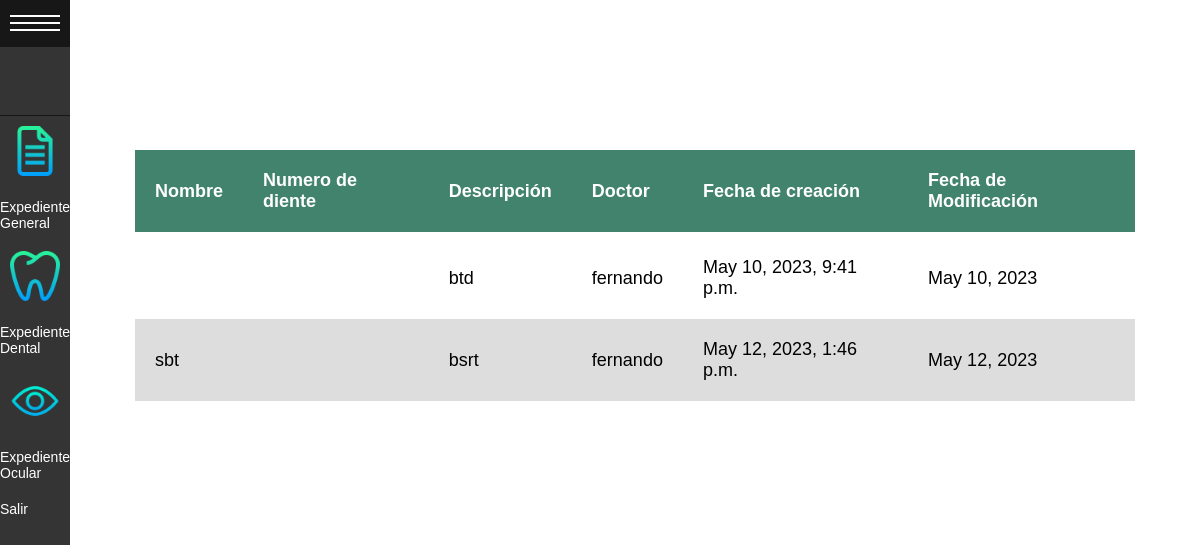
The page /patient/ (signed in) on the database its author committed.
### account/models.py (models this page shows, shortened)
class ExpedienteD(models.Model):
    idEd = models.AutoField(primary_key=True)
    nombreD = models.CharField(max_length=255, verbose_name='Nombre del paciente')
    edadD = models.CharField(max_length=255, verbose_name='Edad del paciente')
    NDiente1 = models.CharField(max_length=255, verbose_name='Nombre del diente1')
    NDiente2 = models.CharField(max_length=255, verbose_name='Nombre del diente2')
    NDiente3 = models.CharField(max_length=255, verbose_name='Nombre del diente3')
    NDiente4 = models.CharField(max_length=255, verbose_name='Nombre del diente4')
    NDiente5 = models.CharField(max_length=255, verbose_name='Nombre del diente5')
    Descripcion= models.CharField(max_length=550, verbose_name="Descripcion")
    fechaD=models.DateTimeField(auto_now_add=True)
    fecha_actD=models.DateField(auto_now=True)
    idPg = models.ForeignKey(User, blank=True, on_delete=models.CASCADE, verbose_name='Usuario paciente', related_name='paciented')
    idDd = models.ForeignKey(User, blank=True, on_delete=models.CASCADE, verbose_name='Usuario doctor', related_name='doctord')
    class Meta:
        ordering=('nombreD',)

class User (AbstractUser):
    is_admin = models.BooleanField(default=False)
    is_patient = models.BooleanField(default=False)
    is_doctor = models.BooleanField(default=False)

### account/views.py (the view)
# urls.py: path('patient/', views.viewExpediente, name='patient'),
def viewExpediente(request):
    user_id = request.user.id
    expediente = ExpedienteG.objects.filter(idPg = user_id)
    expediented = ExpedienteD.objects.filter(idPg = user_id)
    expedienteo = ExpedienteO.objects.filter(idPg = user_id)
    context = {
        "expediente": expediente,
        "expedienteo": expedienteo,
        "expediented": expediented,
    }
    return render (request, "account/patient.html", context)

### account/templates/account/patient.html (shortened to what this page needs)
{% load static %}
<!DOCTYPE html>
<html>
<head>
  <link rel="stylesheet" href="{% static 'sidemenu.css' %}">
  <link rel="stylesheet" href="{% static 'tabla.css' %}">
</head>
<body>
  <div id="sidemenu" class="menu-collapsed">
    <div id="header">
      <div id="menu-btn">
        <div class="btn-hamburger"></div>
        <div class="btn-hamburger"></div>
        <div class="btn-hamburger"></div>
      </div>
    </div>
    <div id="profile">
      <div id="photo"><img src="{{request.user.perfil.profile_pic.url}}" alt="">
      </div>
    </div>
    <div id="menu-items">
      <div class="item">
        <a href="#general">
          <div class="icon"><img src="{% static 'expediente.png' %}" alt=""></div>
          <div class="title"><span>Expediente General</span></div>
        </a>
      </div>
      <div class="item">
        <a href="#dental">
          <div class="icon"><img src="{% static 'diente.png' %}" alt=""></div>
          <div class="title"><span>Expediente Dental</span></div>
        </a>
      </div>
      <div class="item">
        <a href="#ocular">
          <div class="icon"><img src="{% static 'ver.png' %}" alt=""></div>
          <div class="title"><span>Expediente Ocular</span></div>
        </a>
      </div>
      <div class="item">
        <a href="/logout/">
          <div class="title"><span>Salir</span></div>
        </a>
      </div>
    </div>
  </div>
  <div id="main-container">
    <div>
      {% if expediented %}
      <table class="tabledental" id="dental">
        <thead>
          <tr>
            <th scope="col">Nombre</th>
            <th scope="col">Numero de diente</th>
            <th scope="col">Descripción</th>
            <th scope="col">Doctor</th>
            <th scope="col">Fecha de creación</th>
            <th scope="col">Fecha de Modificación</th>
          </tr>
        </thead>
        <tbody>
          {% for expediented in expediented %}
          <tr>
            <td scope="row"> {{ expediented.nombreD }}</th>
            <td>{{ expediented.NDiente }}</td>
            <td>{{ expediented.Descripcion }}</td>
            <td>{{ expediented.idDd }}</td>
            <td>{{ expediented.fechaD }}</td>
            <td>{{ expediented.fecha_actD }}</td>
          </tr>
          {% endfor %}
        </tbody>
      </table>
      {% endif %}
    </div>
    <br><br><br><br><br><br><br><br><br><br><br><br><br><br><br><br><br><br><br><br><br><br><br><br><br><br><br><br><br>
  </div>
</body>
</html>

### account/static/sidemenu.css (style rules this page uses)
:root { --width: 300px; --padding: 10px; --bgcolor: rgb(52, 52, 52); --hovercolor: rgb(23, 23, 23); --width-collapsed: 70px; }
body { background-color: #fff; font-family: Arial, Helvetica, sans-serif; font-size: 18px; padding: 0; margin: 0; margin-left: var(--width-collapsed); }
#sidemenu { background-color: var(--bgcolor); color: white; position: fixed; height: 100%; left: 0; top: 0; }
#sidemenu a { color: white; text-decoration: none; }
#sidemenu #header { box-sizing: border-box; border-bottom: solid 1px var(--hovercolor); }
#sidemenu #header #title, #sidemenu #header #menu-btn { vertical-align: middle; }
#sidemenu #header #menu-btn { display: inline-block; }
#sidemenu #header #menu-btn { cursor: pointer; padding: 10px; width: var(--width-collapsed); box-sizing: border-box; }
#sidemenu #header #menu-btn .btn-hamburger { background-color: #fff; width: 100%; height: 2px; margin: 5px 0; }
#sidemenu #profile { border-bottom: solid 1px var(--hovercolor); padding: var(--padding); text-align: center; }
#sidemenu #profile #photo { box-sizing: border-box; padding: var(--padding); margin: 0 auto; }
#sidemenu #profile #photo, #sidemenu #profile #name { font-size: 24px; padding: var(--padding) 0; overflow: hidden; }
#sidemenu #menu-items { overflow: hidden; }
#sidemenu #menu-items .item .icon { display: inline-block; }
#sidemenu #menu-items .item .icon, #sidemenu #menu-items .item .title { font-size: 14px; vertical-align: middle; overflow: hidden; display: inline-block; }
#sidemenu #menu-items .item a { display: block; }
#sidemenu #menu-items .item .icon { box-sizing: border-box; padding: var(--padding); width: var(--width-collapsed); }
#sidemenu #menu-items .item .icon img { width: 100%; }
#sidemenu #menu-items .item .title { padding: var(--padding) 0; }
.menu-collapsed { width: var(--width-collapsed); }
.menu-collapsed .item { width: 100px; }

### account/static/tabla.css (style rules this page uses)
body { background-color: white; font-family: Arial; }
#main-container { margin: 150px auto; width: 1000px; }
th, td { padding: 20px; }
thead { background-color: rgb(66, 131, 109); border-bottom: solid 5px; color: white }
tr:nth-child(even) { background-color: #ddd; }
.tabledental { width: 100%; background-color: white; border-collapse: collapse; text-align: left; }

### rows shown on the page
ExpedienteD: Descripcion "btd", idDd "fernando", fechaD "May 10, 2023, 9:41 p.m.", fecha_actD "May 10, 2023"
ExpedienteD: nombreD "sbt", Descripcion "bsrt", idDd "fernando", fechaD "May 12, 2023, 1:46 p.m.", fecha_actD "May 12, 2023"
